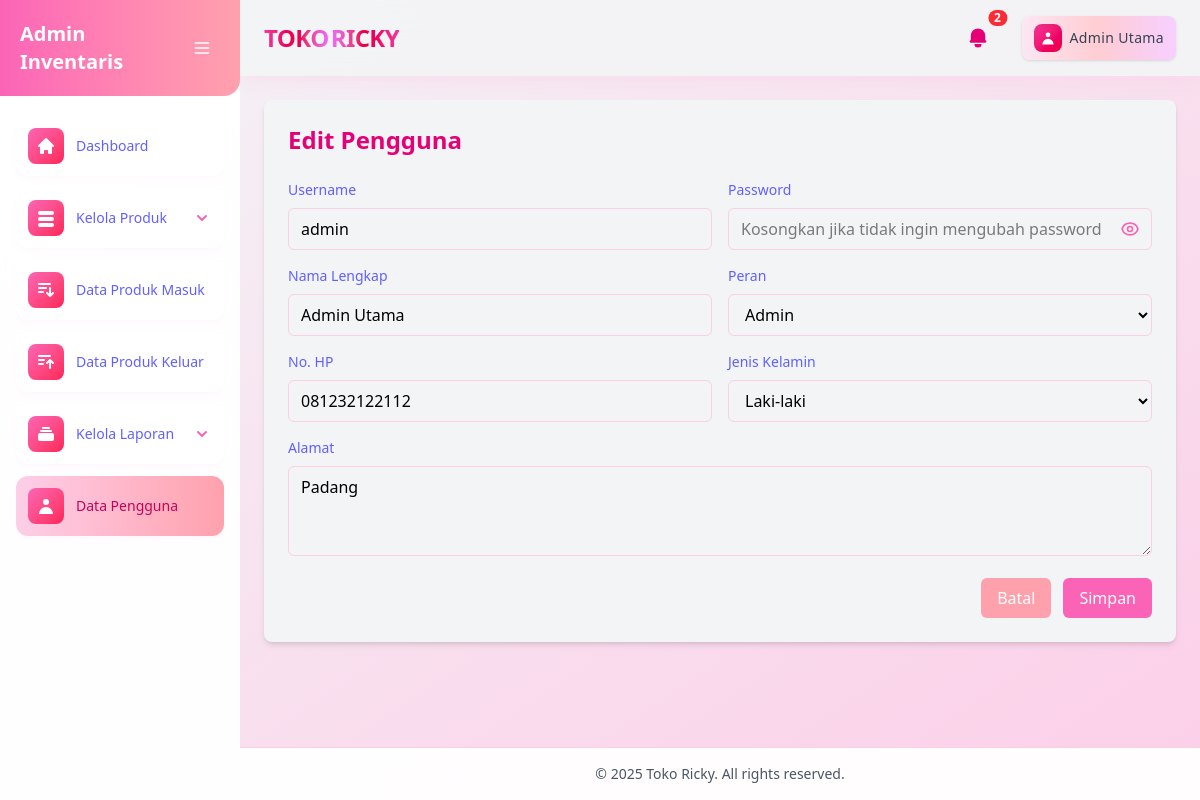
Page /modul/pengguna/edit.php?id=1 (signed in) on the committed database.
### tables this page shows
CREATE TABLE `pengguna` (
  `id_pengguna` int(11) NOT NULL,
  `username` varchar(50) NOT NULL,
  `password` varchar(255) NOT NULL,
  `nama_lengkap` varchar(100) NOT NULL,
  `alamat` text DEFAULT NULL,
  `jenis_kelamin` enum('Laki-Laki','Perempuan') NOT NULL,
  `nomor_hp` varchar(15) NOT NULL,
  `role` enum('Admin','Kasir','Pemilik') NOT NULL,
  `status_dihapus` tinyint(1) DEFAULT 0
);

### modul/pengguna/edit.php (the view, shortened to what this page needs)
<?php
    include '../../cek_login.php';
    $id_pengguna = $_GET['id'];
    $query = "SELECT * FROM pengguna WHERE id_pengguna = '$id_pengguna'";
    $result = mysqli_query($koneksi, $query);
    $data = mysqli_fetch_assoc($result);
?>
<?php include '../../layout/header.php'; ?>
<?php include '../../layout/sidebar.php'; ?>
    <main class="flex-1 p-2 sm:p-4 lg:p-6 animate-slide-in-down">
        <div class="bg-gray-100 rounded-lg shadow-md p-6 animate-slide-in-up">
            <h2 class="text-2xl font-semibold mb-6 text-pink-600 animate-bounce-in">Edit Pengguna</h2>
            <form action="proses_edit.php" method="POST" class="space-y-4 animate-scale-in">
            <div class="grid grid-cols-1 md:grid-cols-2 gap-4">
                <div class="form-group animate-slide-in-left">
                <label class="block text-sm font-medium text-indigo-500 mb-2">Username</label>
                <input type="text" name="username" value="<?php echo $data['username']; ?>" class="w-full px-3 py-2 border border-pink-200 rounded-md focus:outline-none focus:ring-2 focus:ring-pink-400" placeholder="Masukkan username" required>
                </div>
                <div class="form-group animate-slide-in-right">
                    <label for="password" class="block text-sm font-medium text-indigo-500 mb-2">Password</label>
                    <div class="relative">
                    <input type="password" id="password" name="password"
                            class="w-full px-3 py-2 border border-pink-200 rounded-md focus:outline-none focus:ring-2 focus:ring-pink-400"
                            placeholder="Kosongkan jika tidak ingin mengubah password">
                    <button type="button" onclick="togglePassword()" class="absolute right-3 top-1/2 transform -translate-y-1/2 text-pink-400 hover:text-pink-600">
                    </button>
                    </div>
                </div>
                <div class="form-group animate-slide-in-left">
                <label class="block text-sm font-medium text-indigo-500 mb-2">Nama Lengkap</label>
                <input type="text" name="nama_lengkap" value="<?php echo $data['nama_lengkap']; ?>" class="w-full px-3 py-2 border border-pink-200 rounded-md focus:outline-none focus:ring-2 focus:ring-pink-400" placeholder="Masukkan nama lengkap" required>
                </div>
                <div class="form-group animate-slide-in-right">
                <label class="block text-sm font-medium text-indigo-500 mb-2">Peran</label>
                <select name="role" class="w-full px-3 py-2 border border-pink-200 rounded-md focus:outline-none focus:ring-2 focus:ring-pink-400" required>
                    <option value="Admin" <?php echo ($data['role'] == 'Admin') ? 'selected' : ''; ?>>Admin</option>
                </select>
                </div>
                <div class="form-group animate-slide-in-left">
                <label class="block text-sm font-medium text-indigo-500 mb-2">No. HP</label>
                <input type="text" name="nomor_hp" value="<?php echo $data['nomor_hp']; ?>" class="w-full px-3 py-2 border border-pink-200 rounded-md focus:outline-none focus:ring-2 focus:ring-pink-400" placeholder="Masukkan nomor HP" required>
                </div>
                <div class="form-group animate-slide-in-right">
                <label class="block text-sm font-medium text-indigo-500 mb-2">Jenis Kelamin</label>
                <select name="jenis_kelamin" class="w-full px-3 py-2 border border-pink-200 rounded-md focus:outline-none focus:ring-2 focus:ring-pink-400" required>
                    <option value="Laki-Laki" <?php echo ($data['jenis_kelamin'] == 'Laki-Laki') ? 'selected' : ''; ?>>Laki-laki</option>
                </select>
                </div>
            </div>
            <div class="form-group animate-slide-in-up">
                <label class="block text-sm font-medium text-indigo-500 mb-2">Alamat</label>
                <textarea name="alamat" rows="3" class="w-full px-3 py-2 border border-pink-200 rounded-md focus:outline-none focus:ring-2 focus:ring-pink-400" placeholder="Masukkan alamat lengkap" required><?php echo $data['alamat']; ?></textarea>
            </div>
            <div class="flex justify-end space-x-3 animate-slide-in-up">
                <a href="index.php" class="px-4 py-2 bg-rose-300 text-white rounded-md hover:bg-rose-500 transition duration-200">Batal</a>
                <button onclick="return confirm('Apakah Anda yakin ingin menyimpan perubahan?')" type="submit" class="px-4 py-2 bg-pink-400 text-white rounded-md hover:bg-pink-600 transition duration-200">Simpan</button>
            </div>
            </form>
        </div>
    </main>
<?php include ('../../layout/footer.php'); ?>

### src/style.css (style rules this page uses)
.animate-slide-in-up { animation: slide-in-up 0.6s cubic-bezier(0.16, 1, 0.3, 1); }
.animate-slide-in-down { animation: slide-in-down 0.6s cubic-bezier(0.16, 1, 0.3, 1); }
.animate-slide-in-left { animation: slide-in-left 0.6s cubic-bezier(0.16, 1, 0.3, 1); }
.animate-slide-in-right { animation: slide-in-right 0.6s cubic-bezier(0.16, 1, 0.3, 1); }
.animate-scale-in { animation: scale-in 0.5s cubic-bezier(0.34, 1.56, 0.64, 1); }
.animate-bounce-in { animation: bounce-in 0.8s cubic-bezier(0.68, -0.55, 0.265, 1.55); }

### rows in the picture
pengguna: username "admin", nama_lengkap "Admin Utama", role "Admin", nomor_hp "081232122112", jenis_kelamin "Laki-laki", alamat "Padang"

### other values in the picture
$total_notifikasi "2"
$sesi_nama_lengkap_pengguna "Admin Utama"
